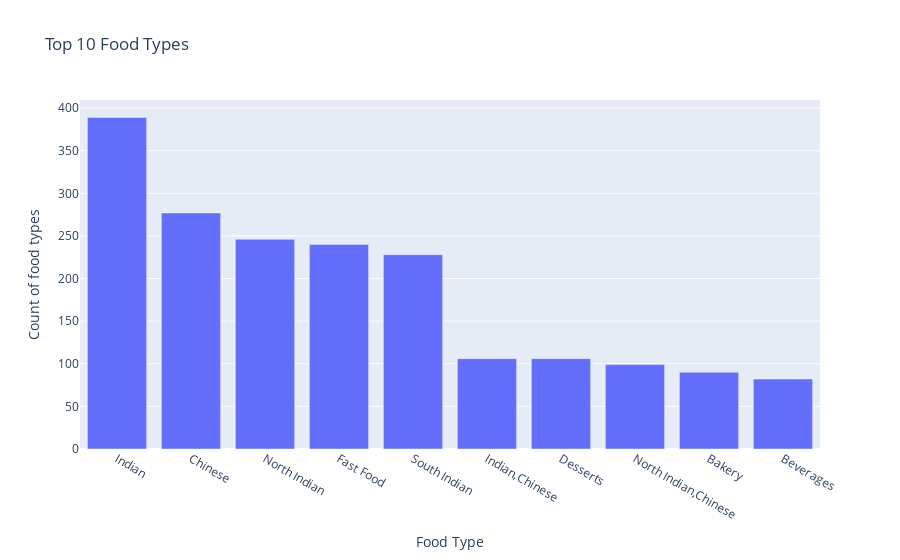

Notebook code cell kept with this figure:
### Code cell
top_food_types = df['Food type'].value_counts().head(10).reset_index()
top_food_types.columns = ['Food type', 'Counts']
fig5 = px.bar(top_food_types, x='Food type', y='Counts', title='Top 10 Food Types', 
              labels={'Food type': 'Food Type', 'Counts': 'Count of food types'})
fig5.show()

### Figure 1 — Plotly figure (JSON) as saved in the notebook; plotly's stock layout.template omitted (floating-point values rounded to 4 significant figures)
{"data": [{"alignmentgroup": "True", "hovertemplate": "Food Type=%{x}<br>Count of food types=%{y}<extra></extra>", "legendgroup": "", "marker": {"color": "#636efa", "pattern": {"shape": ""}}, "name": "", "offsetgroup": "", "orientation": "v", "showlegend": false, "textposition": "auto", "type": "bar", "x": ["Indian", "Chinese", "North Indian", "Fast Food", "South Indian", "Indian,Chinese", "Desserts", "North Indian,Chinese", "Bakery", "Beverages"], "xaxis": "x", "y": [389, 277, 246, 240, 228, 106, 106, 99, 90, 82], "yaxis": "y"}], "layout": {"autosize": true, "barmode": "relative", "legend": {"tracegroupgap": 0}, "title": {"text": "Top 10 Food Types"}, "xaxis": {"anchor": "y", "autorange": true, "domain": [0, 1], "range": [-0.5, 9.5], "title": {"text": "Food Type"}, "type": "category"}, "yaxis": {"anchor": "x", "autorange": true, "domain": [0, 1], "range": [0, 409.5], "title": {"text": "Count of food types"}, "type": "linear"}}}
